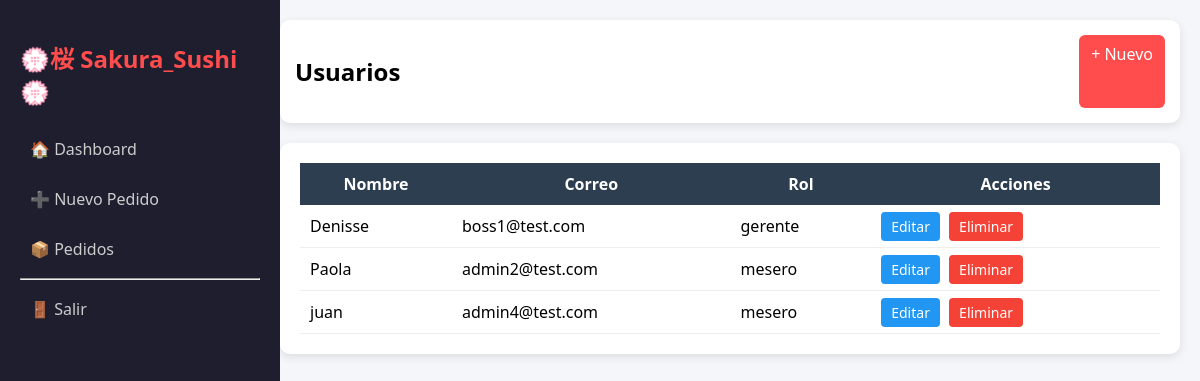
Screenshot of /usuarios/listar.php (signed in) with the database file from the repository.
### tables this page shows
CREATE TABLE `usuarios` (
  `id` int(11) NOT NULL,
  `nombre` varchar(100) DEFAULT NULL,
  `correo` varchar(100) DEFAULT NULL,
  `password` varchar(255) DEFAULT NULL,
  `rol` enum('cliente','mesero','gerente') DEFAULT NULL,
  `token` varchar(100) DEFAULT NULL,
  `token_expira` datetime DEFAULT NULL
);

### usuarios/listar.php (the view, shortened to what this page needs)
<?php include("../menu.php"); ?>
<?php include("../conexion.php"); ?>
<link rel="stylesheet" href="../assets/css/styles.css">
<div class="main">
    <div class="nav">
        <h2>Usuarios</h2>
        <a href="crear.php" class="btn">+ Nuevo</a>
    </div>
    <div class="card">
        <table>
            <tr>
                <th>Nombre</th>
                <th>Correo</th>
                <th>Rol</th>
                <th>Acciones</th> </tr>
            <?php
            $res = $conn->query("SELECT * FROM usuarios");
            while($r = $res->fetch_assoc()){
            ?>
            <tr>
                <td><?php echo $r['nombre']; ?></td>
                <td><?php echo $r['correo']; ?></td>
                <td><?php echo $r['rol']; ?></td>
                <td>
                    <a href="editar.php?id=<?php echo $r['id']; ?>" class="btn-edit">Editar</a>
                    <a href="eliminar.php?id=<?php echo $r['id']; ?>"
                       class="btn-delete"
                       onclick="return confirm('¿Estás seguro de eliminar este usuario?')">
                       Eliminar
                    </a>
                </td>
            </tr>
            <?php } ?>
        </table>
    </div>
</div>

### assets/css/styles.css (style rules this page uses)
.main { margin-left:260px;padding:20px; }
.nav { background:white;padding:15px;border-radius:10px; display:flex;justify-content:space-between; box-shadow:0 3px 10px rgba(0,0,0,0.1); }
.card { background:white;padding:20px;border-radius:10px; margin-top:20px;box-shadow:0 3px 10px rgba(0,0,0,0.1); }
.btn { background:#ff4d4d;color:white; padding:8px 12px;border-radius:6px; text-decoration:none;border:none;cursor:pointer; }
table { width:100%;border-collapse:collapse; }
th { background:#2c3e50;color:white;padding:10px; }
td { padding:10px;border-bottom:1px solid #eee; }
.main { margin-left:260px; padding:20px; }

### usuarios/listar.php (style rules this page uses)
.btn-edit { background-color: #2196F3; color: white; padding: 5px 10px; text-decoration: none; border-radius: 4px; font-size: 14px; }
.btn-delete { background-color: #f44336; color: white; padding: 5px 10px; text-decoration: none; border-radius: 4px; font-size: 14px; margin-left: 5px; }
table td { padding: 10px; }

### rows the page displays
usuarios: nombre "Denisse", correo "boss1@test.com", rol "gerente"
usuarios: nombre "Paola", correo "admin2@test.com", rol "mesero"
usuarios: nombre "juan", correo "admin4@test.com", rol "mesero"
